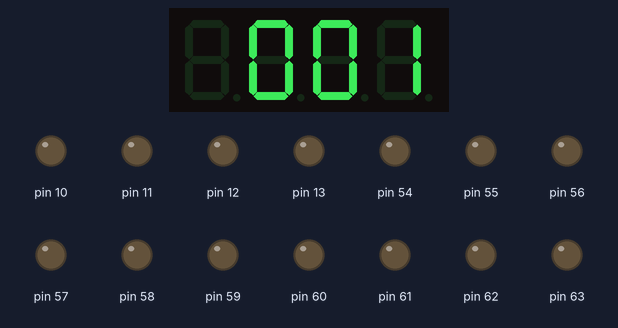
A sketch run on a simulated Arduino Mega 2560, built with avr-gcc and run on an emulated ATmega2560. Parts: 4-digit seven-segment display, output pins drawn as LEDs (lit = HIGH). Wiring (from diagram.json): 4-digit 7-segment display, segments lit when HIGH: segments pin 22, pin 23, pin 24, pin 25, pin 26, pin 27, pin 28, pin 29; digit selects pin 50, pin 51, pin 52, pin 53. The segment pins are drawn as the display they are named for; pins used as bus, display or sensor lines are not drawn.

Above: at 0.26 s.
At 5.25 s:
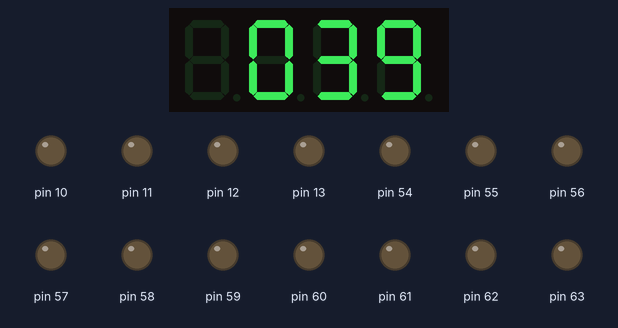
At 9.19 s:
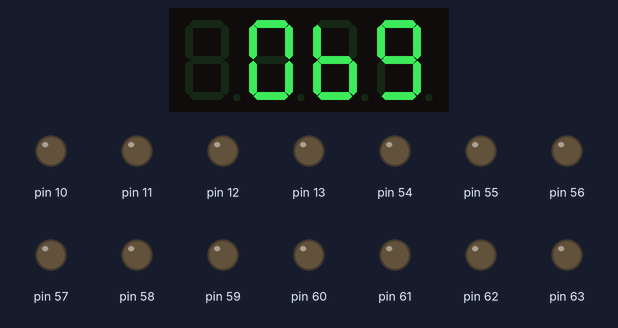
At 19.69 s:
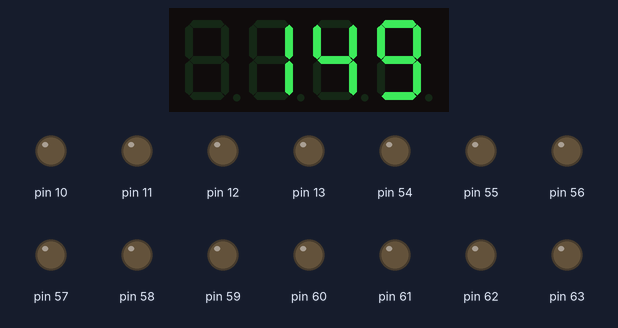
At 30.19 s:
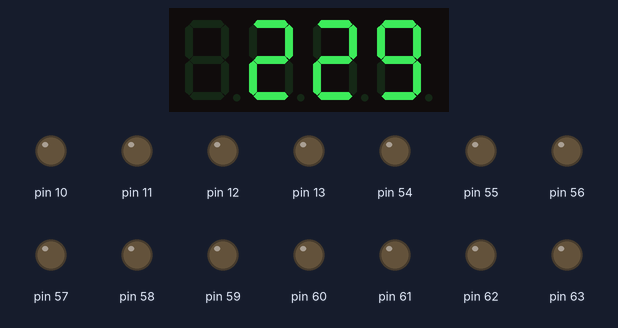
At 39.92 s:
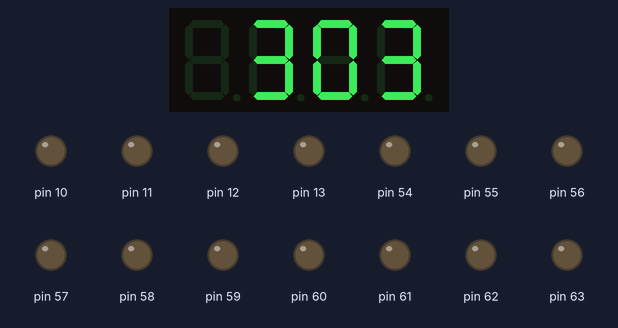

The sketch:

ETALVIS_Problem_07_09.ino
```cpp
//EMBEDDED SYSTEMS PROGRAMMING - GPIO
//SEVEN SEGMENT CONTROL PROBLEMS
//connect a 4 seven segment displays on port A share the 8 port pins to all the diplays
//connect the common pins of seven segment diaplays to bit0,bit1,bit2,bit3 of portB
//SET 07 PROBLEM 09
//display numbers "0000" to "9999" one by one with 0.1 sec delay
void delay1(void);

void setup() {
  volatile char *ddra, *ddrb, *ddrf, *ddrk;
  ddra = 0x21; ddrb = 0x24; ddrf = 0x30; ddrk = 0x107;
  *ddra = 0xFF; // Set Port A as output
  *ddrb = 0xFF; // Set Port B as output
  *ddrf = 0xFF; // Set Port F as output
  *ddrk = 0xFF; // Set Port K as output
}

void loop() {
  volatile char *outa, *outb, *outf, *outk;
  outa = 0x22; outb = 0x25; outf = 0x31; outk = 0x108;
  unsigned char num[10] = {0x3F, 0x06, 0x5B, 0x4F, 0x66, 0x6D, 0x7C, 0x7F, 0x67, 0x6F}; // Added digit 9
  volatile int a = 0, b = 0, f = 0, k = 0;
  for (a = 0; a < 10; a++) {
    for (b = 0; b < 10; b++) {
      for (f = 0; f < 10; f++) {
        for (k = 0; k < 10; k++) {
          *outb = 0x0E;
          *outa = num[k];
          delay1();
          *outb = 0x0F;
          *outa = 0x00;
          delay1();
          *outb = 0x0D;
          *outa = num[f];
          delay1();
          *outb = 0x0F;
          *outa = 0x00;
          delay1();
          *outb = 0x0B;
          *outa = num[b];
          delay1();
          *outb = 0x0F;
          *outa = 0x00;
          delay1();
          *outb = 0x07;
          *outa = num[a];
        }
      }
    }
  }
}
void delay1(void)
{
  volatile long d;
  for (d = 0; d < 10000; d++); //short delay
}
```
